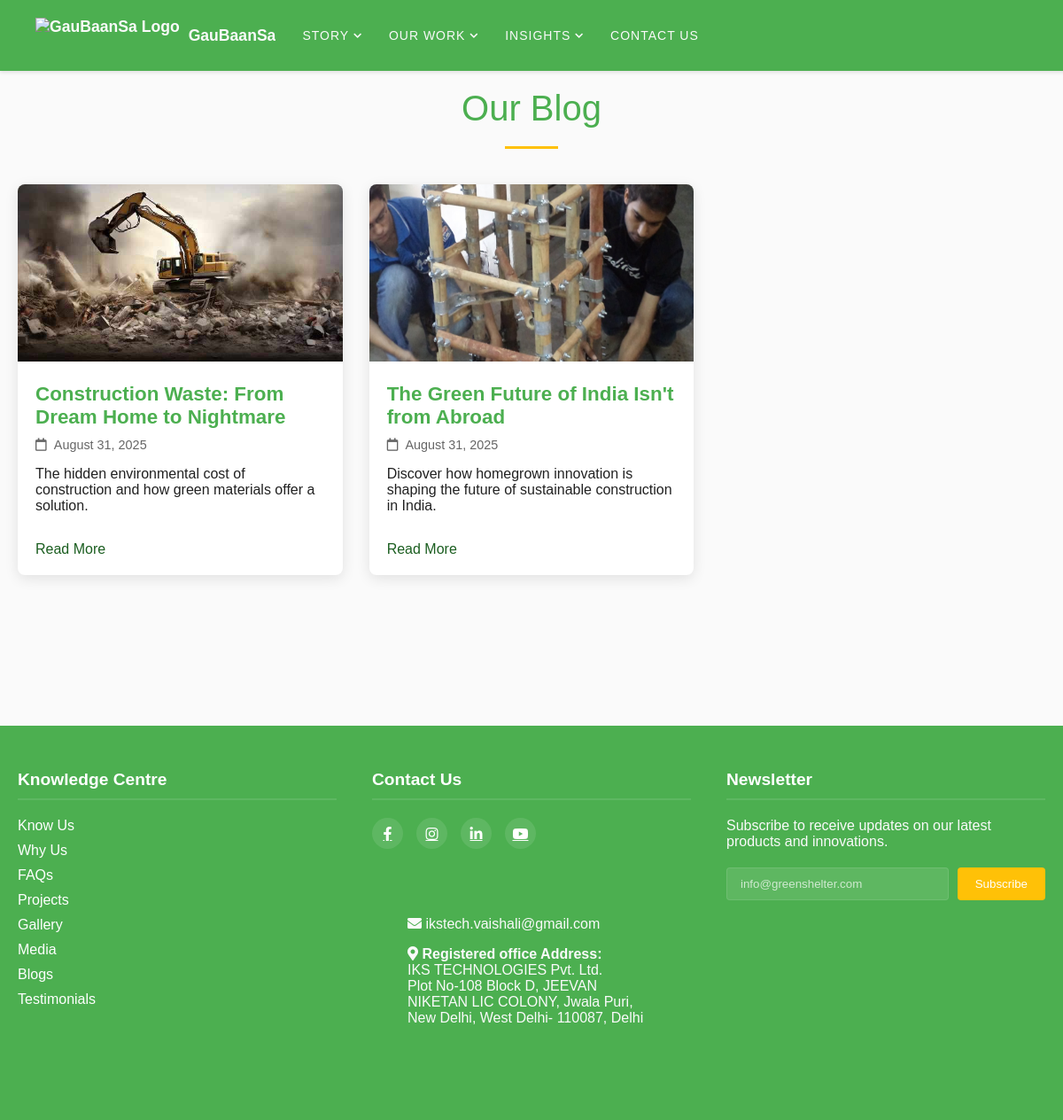
/blog, run on an earlier commit of the app's database.
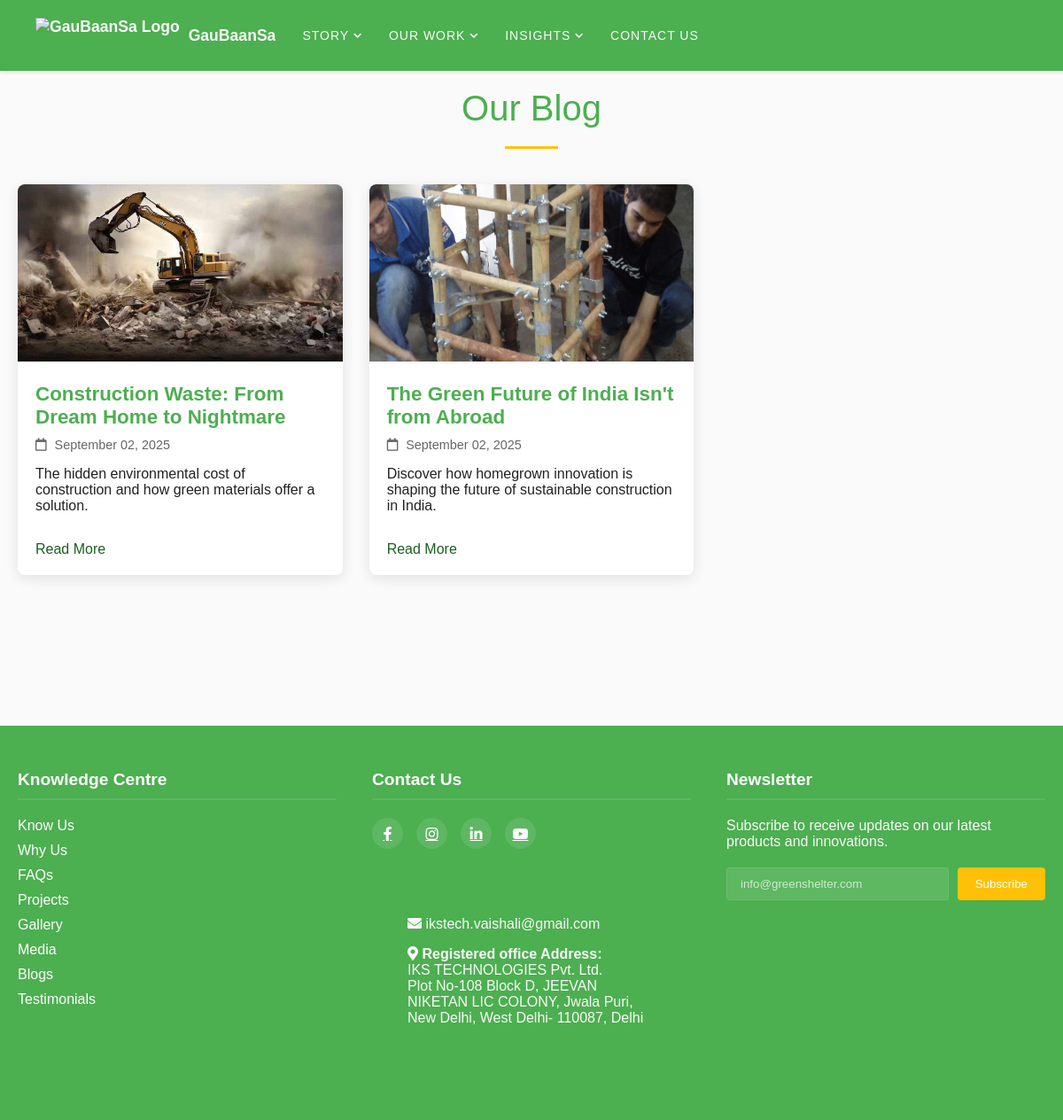
And on a later commit of the database.
### app.py (models this page shows)
class Blog(db.Model):
    id = db.Column(db.Integer, primary_key=True)
    title = db.Column(db.String(200), nullable=False)
    content = db.Column(db.Text, nullable=False)
    image = db.Column(db.String(200), nullable=False)
    date_posted = db.Column(db.DateTime, nullable=False, default=datetime.utcnow)
    excerpt = db.Column(db.String(300), nullable=False)

### app.py (the view)
@app.route("/blog")
def blog():
    posts = Blog.query.order_by(Blog.date_posted.desc()).all()
    return render_template("blog.html", title="Blog", posts=posts)

### app.py (called while the page is built)
@app.context_processor
def inject_cache_buster():
    return dict(cache_buster=int(time.time()))

### templates/blog.html
{% extends "base.html" %}
{% block content %}
<div class="blog-page">
    <h1>Our Blog</h1>
    <div class="blog-grid">
        {% for post in posts %}
        <article class="blog-card">
            <div class="blog-image">
                <img src="{{ url_for('static', filename=post.image) }}" alt="{{ post.title }}">
            </div>
            <div class="blog-content">
                <h2>{{ post.title }}</h2>
                <div class="blog-meta">
                    <span><i class="far fa-calendar"></i> {{ post.date_posted.strftime('%B %d, %Y') }}</span>
                </div>
                <p>{{ post.excerpt }}</p>
                <a href="{{ url_for('blog_post', post_id=post.id) }}" class="read-more">Read More</a>
            </div>
        </article>
        {% endfor %}
    </div>
</div>
{% endblock %}

### templates/base.html (shortened to what this page needs)
<!DOCTYPE html>
<html lang="en">
<head>
    <link rel="stylesheet" href="{{ url_for('static', filename='css/style.css', v=cache_buster) }}">
    <link rel="stylesheet" href="https://cdnjs.cloudflare.com/ajax/libs/font-awesome/5.15.4/css/all.min.css">
</head>
<body class="{% block body_class %}{% endblock %}">
    <nav class="main-nav">
        <a href="{{ url_for('home') }}" class="nav-logo">
            <img src="{{ url_for('static', filename='images/logo.png') }}" alt="GauBaanSa Logo">
            <span>GauBaanSa</span>
        </a>
        <div class="dropdown">
            <a href="#" class="dropdown-toggle">STORY<i class="fas fa-chevron-down"></i></a>
        </div>
        <div class="dropdown">
            <a href="#" class="dropdown-toggle">OUR WORK<i class="fas fa-chevron-down"></i></a>
        </div>
        <div class="dropdown">
            <a href="#" class="dropdown-toggle">INSIGHTS<i class="fas fa-chevron-down"></i></a>
        </div>
        <a href="{{ url_for('contact') }}">Contact Us</a>
    </nav>
    <main>
        {% block content %}
        {% endblock %}
    </main>
    <footer class="site-footer">
        <div class="footer-container">
            <div class="footer-section">
                <h3>Knowledge Centre</h3>
                <ul>
                    <li><a href="{{ url_for('about') }}">Know Us</a></li>
                    <li><a href="{{ url_for('why_natural') }}">Why Us</a></li>
                    <li><a href="{{ url_for('faq') }}">FAQs</a></li>
                    <li><a href="{{ url_for('projects_page') }}">Projects</a></li>
                    <li><a href="{{ url_for('gallery') }}">Gallery</a></li>
                    <li><a href="{{ url_for('media') }}">Media</a></li>
                    <li><a href="{{ url_for('blog') }}">Blogs</a></li>
                    <li><a href="{{ url_for('reviews') }}">Testimonials</a></li>
                </ul>
            </div>
            <div class="footer-section">
                <h3>Contact Us</h3>
                <div class="social-icons">
                    <a href="#"><i class="fab fa-facebook-f"></i></a>
                    <a href="#"><i class="fab fa-instagram"></i></a>
                    <a href="#"><i class="fab fa-linkedin-in"></i></a>
                    <a href="#"><i class="fab fa-youtube"></i></a>
                </div>
                <div class="contact-info">
                    <p><i class="fas fa-envelope"></i> ikstech.vaishali@gmail.com</p>
                    <p>
                        <i class="fas fa-map-marker-alt"></i> <strong>Registered office Address:</strong><br>
                        IKS TECHNOLOGIES Pvt. Ltd.<br>
                        Plot No-108 Block D, JEEVAN NIKETAN LIC COLONY, Jwala Puri, New Delhi, West Delhi- 110087, Delhi
                    </p>
                </div>
            </div>
            <div class="footer-section">
                <h3>Newsletter</h3>
                <p>Subscribe to receive updates on our latest products and innovations.</p>
                <form class="newsletter-form">
                    <input type="email" placeholder="info@greenshelter.com" required>
                    <button type="submit">Subscribe</button>
                </form>
            </div>
        </div>
    </footer>
</body>
</html>

### static/css/components/_variables.css (style rules this page uses)
:root { --primary: #4CAF50; --secondary: #FFC107; --accent: #F1F8E9; --text-dark: #212121; --text-light: #757575; --white: #FAFAFA; --spacing-sm: 10px; --spacing-md: 20px; --spacing-lg: 30px; --spacing-xl: 40px; --shadow-sm: 0 2px 4px rgba(0,0,0,0.1); --shadow-md: 0 4px 8px rgba(0,0,0,0.15); --shadow-lg: 0 8px 16px rgba(0,0,0,0.2); --transition: all 0.3s ease; }

### static/css/components/_base.css (style rules this page uses)
html { scroll-behavior: smooth; }
body { font-family: 'Montserrat', Arial, sans-serif; margin: 0; padding: 0; background-color: var(--white); color: var(--text-dark); }

### static/css/components/contact.css (style rules this page uses)
.contact-info { background: var(--primary); color: var(--white); padding: 40px; }

What changed in the data, as far as the page shows it:
changed Blog "Construction Waste: From Dream Home to Nightmare": date_posted "August 31, 2025" → "September 02, 2025"
changed Blog "The Green Future of India Isn't from Abroad": date_posted "August 31, 2025" → "September 02, 2025"
